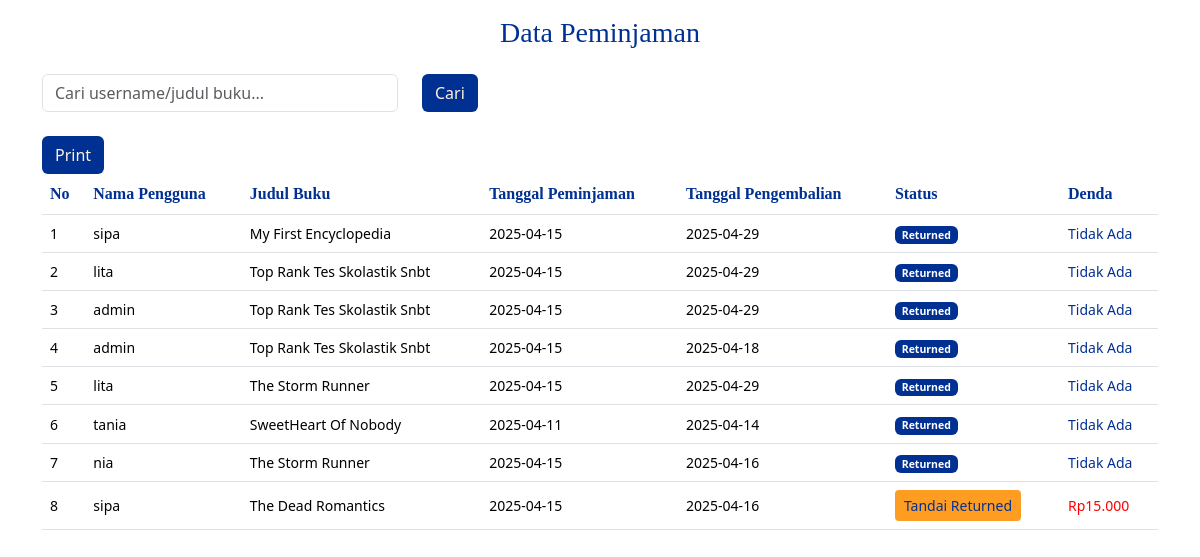
Page /back_end/petugas/pages/data_peminjaman.php on the committed database.
### tables this page shows
CREATE TABLE `tb_peminjaman` (
  `id_peminjaman` int(11) NOT NULL,
  `id_user` int(11) NOT NULL,
  `id_buku` int(11) NOT NULL,
  `tanggal_peminjaman` date NOT NULL,
  `tanggal_pengembalian` date NOT NULL,
  `status_peminjaman` enum('borrowed','returned','overdue','') NOT NULL
);

CREATE TABLE `tb_user` (
  `id_user` int(11) NOT NULL,
  `username` varchar(255) NOT NULL,
  `nama_lengkap` varchar(255) NOT NULL,
  `password` varchar(255) NOT NULL,
  `email` varchar(255) NOT NULL,
  `alamat` text NOT NULL,
  `role` enum('pelanggan','petugas','admin','') NOT NULL
);

CREATE TABLE `tb_buku` (
  `id_buku` int(11) NOT NULL,
  `judul` varchar(255) NOT NULL,
  `penulis` varchar(255) NOT NULL,
  `penerbit` varchar(255) NOT NULL,
  `tahun_terbit` int(11) NOT NULL,
  `deskripsi_buku` text NOT NULL,
  `gambar_buku` varchar(255) NOT NULL
);

CREATE TABLE `tb_denda` (
  `id` int(11) NOT NULL,
  `nama_pengaturan` varchar(200) NOT NULL,
  `nilai` varchar(50) NOT NULL
);

### back_end/petugas/pages/data_peminjaman.php (the view, shortened to what this page needs)
<?php
include "../../lib/koneksi.php";
?>
<!doctype html>
<html lang="en">
<head>
    <link href="https://cdn.jsdelivr.net/npm/bootstrap@5.3.3/dist/css/bootstrap.min.css" rel="stylesheet"
>
    <link rel="stylesheet" href="https://cdn.jsdelivr.net/npm/bootstrap-icons@1.5.0/font/bootstrap-icons.css">
</head>
<body>
    <center>
        <h3 class="mt-3 mb-4">Data Peminjaman</h3>
    </center>
    <div class="container mt-3">
        <form method="GET" action="">
            <div class="row mb-4">
                <div class="col-md-4">
                    <input type="text" name="keyword" class="form-control" placeholder="Cari username/judul buku..."
                        value="<?= isset($_GET['keyword']) ? htmlspecialchars($_GET['keyword']) : '' ?>">
                </div>
                <div class="col-md-2">
                    <button type="submit" class="btn btn-md">Cari</button>
                </div>
            </div>
            <button type="submit" class="btn btn-md" onclick="window.print()">Print</button>
        </form>
        <div class="table-responsive">
            <table class="table table-hover align-middle">
                <thead class="table">
                    <tr>
                        <th style="color: #003092;">No</th>
                        <th style="color: #003092;">Nama Pengguna</th>
                        <th style="color: #003092;">Judul Buku</th>
                        <th style="color: #003092;">Tanggal Peminjaman</th>
                        <th style="color: #003092;">Tanggal Pengembalian</th>
                        <th style="color: #003092;">Status</th>
                        <th style="color: #003092;">Denda</th>
                    </tr>
                </thead>
                <tbody>
                    <?php
                    $no = 1;
                    $keyword = isset($_GET['keyword']) ? '%' . $_GET['keyword'] . '%' : '%';
                    $sql = "
                        SELECT a.id_peminjaman, b.username, c.judul, a.tanggal_peminjaman, a.tanggal_pengembalian, a.status_peminjaman
                        FROM tb_peminjaman a
                        INNER JOIN tb_user b ON a.id_user = b.id_user
                        INNER JOIN tb_buku c ON a.id_buku = c.id_buku
                        WHERE b.username LIKE ? OR c.judul LIKE ?
                        ORDER BY a.id_peminjaman DESC
                    ";
                    $stmt = $pdo->prepare($sql);
                    $stmt->execute([$keyword, $keyword]);
                    while ($rowResult = $stmt->fetch(PDO::FETCH_ASSOC)) {
                        $tgl_kembali = new DateTime($rowResult['tanggal_pengembalian']);
                        $today = new DateTime();
                        $denda = 0;
                        if ($today > $tgl_kembali && $rowResult['status_peminjaman'] === 'borrowed') {
                            $selisih = $today->diff($tgl_kembali)->days;
                            $stmt = $pdo->prepare("SELECT nilai FROM tb_denda WHERE nama_pengaturan = :nama");
                            $stmt->execute([':nama' => 'denda']);
                            $denda_per_hari = (int) $stmt->fetchColumn();
                            $denda = $selisih * $denda_per_hari;
                        }
                        ?>
                    <tr>
                        <td><?= $no++ ?></td>
                        <td><?= htmlspecialchars($rowResult['username']) ?></td>
                        <td><?= htmlspecialchars($rowResult['judul']) ?></td>
                        <td><?= $rowResult['tanggal_peminjaman'] ?></td>
                        <td><?= $rowResult['tanggal_pengembalian'] ?></td>
                        <td>
                            <?php if ($rowResult['status_peminjaman'] === 'borrowed'): ?>
                            <a class="btn btn-sm" style="background-color: #FF9D23; color: #003092;"
                                href="?page=ubah_status&id=<?= $rowResult['id_peminjaman'] ?>&to=returned"
                                onclick="return confirm('Yakin ingin tandai sebagai Returned?')">Tandai Returned</a>
                            <?php else: ?>
                            <span class="badge" style="background-color: #003092;">Returned</span>
                            <?php endif; ?>
                        </td>
                        <td style="color: <?= $denda > 0 ? 'red' : '#003092' ?>;">
                            <?= $denda > 0 ? 'Rp' . number_format($denda, 0, ',', '.') : 'Tidak Ada' ?>
                        </td>
                    </tr>
                    <?php
                    }
                    ?>
                </tbody>
            </table>
        </div>
    </div>
</body>
</html>

### back_end/petugas/pages/data_peminjaman.php (style rules this page uses)
h3 { font-family: aes; color: #003092; }
th { font-family: biasa; }
tbody tr td { font-size: 14px; color: #003092; }
.btn-md { color: #FFF2DB; background-color: #003092; }

### rows in the picture
tb_peminjaman: id_user.username "sipa", id_buku.judul "My First Encyclopedia", tanggal_peminjaman "2025-04-15", tanggal_pengembalian "2025-04-29", status_peminjaman "Returned", shows "Tidak Ada"
tb_peminjaman: id_user.username "lita", id_buku.judul "Top Rank Tes Skolastik Snbt", tanggal_peminjaman "2025-04-15", tanggal_pengembalian "2025-04-29", status_peminjaman "Returned", shows "Tidak Ada"
tb_peminjaman: id_user.username "admin", id_buku.judul "Top Rank Tes Skolastik Snbt", tanggal_peminjaman "2025-04-15", tanggal_pengembalian "2025-04-29", status_peminjaman "Returned", shows "Tidak Ada"
tb_peminjaman: id_user.username "admin", id_buku.judul "Top Rank Tes Skolastik Snbt", tanggal_peminjaman "2025-04-15", tanggal_pengembalian "2025-04-18", status_peminjaman "Returned", shows "Tidak Ada"
tb_peminjaman: id_user.username "lita", id_buku.judul "The Storm Runner", tanggal_peminjaman "2025-04-15", tanggal_pengembalian "2025-04-29", status_peminjaman "Returned", shows "Tidak Ada"
tb_peminjaman: id_user.username "tania", id_buku.judul "SweetHeart Of Nobody", tanggal_peminjaman "2025-04-11", tanggal_pengembalian "2025-04-14", status_peminjaman "Returned", shows "Tidak Ada"
tb_peminjaman: id_user.username "nia", id_buku.judul "The Storm Runner", tanggal_peminjaman "2025-04-15", tanggal_pengembalian "2025-04-16", status_peminjaman "Returned", shows "Tidak Ada"
tb_peminjaman: id_user.username "sipa", id_buku.judul "The Dead Romantics", tanggal_peminjaman "2025-04-15", tanggal_pengembalian "2025-04-16", tanggal_pengembalian.nilai "15.000"
